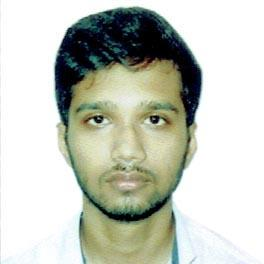
#> input picture me.jpg, 264 x 264 px
$ python untitled0.py   (older library calls are emulated)
#> lines starting #> are read from the running program, lines starting #| are printed output that depends on the picture
# -*- coding: utf-8 -*-
"""
Created on Tue Jul 10 18:15:40 2018

@author: Arpan
"""

from PIL import Image
import math
import heapq as hq
depth=1
dmax=2000


basewidth=640
im = Image.open("me.jpg")
#> im is the input picture: PIL image 264x264 RGB; mean R, G, B 196.7, 200.4, 189.6
wpercent = (basewidth/float(im.size[0]))
#> wpercent = 2.42
hsize = int((float(im.size[1])*float(wpercent)))
#> hsize = 640
im = im.resize((basewidth,hsize), Image.ANTIALIAS)
#> im: PIL image 640x640 RGB

val = im.convert('RGB')
valr=val.load()
def quad(x1,y1,x2,y2):
    xm= int((x1+x2)/2)
    ym= int((y1+y2)/2)

    return (x1,y1,xm,ym),(xm,y1,x2,ym),(x1,ym,xm,y2),(xm,ym,x2,y2)

def dis(x1,y1,x2,y2):
#> called with x1 = 0, y1 = 0, x2 = 640, y2 = 640
    if x1==x2 or y1==y2:
        return (0,x1,y1,x2,y2,0,0,0)
    lr=255
    lb=255
    lg=255
    hr=0
    hb=0
    hg=0
    r=0
    b=0
    g=0
    c=0
    var=0
    for i in range(x1,x2):
        for j in range(y1,y2):
            r0,g0,b0 = val.getpixel((i,j))

            r+=r0
            lr=min(r0,lr)
            hr=max(r0,hr)
            c+=1
            b+=b0
            lb=min(b0,lb)
            hb=max(b0,hb)

            g+=g0
            lg=min(g0,lg)
            hg=max(g0,hg)

            var=0-math.sqrt(((hr-lr)**2)+((hb-lb)**2)+((hg-lg)**2))/3
            if var >-20 or x2-x1<10 or y2-y1<10:
            	var=0
#> after the loop, b = 77642556; c = 409600; g = 82091592; r = 80584540
    return (var,x1,y1,x2,y2,r/c,g/c,b/c)


def chan(x1,y1,x2,y2,r,g,b):
    for i in range(x1,x2):
        for j in range(y1,y2):
            if i==x1 or i==x2 or j==y1 or j==y2:
                valr[i,j]=(0,0,0)
            else:
                valr[i,j]=(int(r),int(g),int(b))


def final():
    while len(re)!=0:
        var,x1,y1,x2,y2,r,g,b=hq.heappop(re)
        chan(x1,y1,x2,y2,r,g,b)

"""
var,x1,y1,x2,y2,r,g,b=dis(0,0,val.size[0],val.size[1])
print(var,x1,y1,x2,y2,r,g,b)
chan(x1,y1,x2,y2,r,g,b)
val.show()
"""
re=[]
re.append(dis(0,0,val.size[0],val.size[1]))

while depth<=dmax:
    var,x1,y1,x2,y2,r,g,b=hq.heappop(re)
    q1,q2,q3,q4=quad(x1,y1,x2,y2)
    h1 = dis(q1[0],q1[1],q1[2],q1[3])
    h2 = dis(q2[0],q2[1],q2[2],q2[3])
    h3 = dis(q3[0],q3[1],q3[2],q3[3])
    h4 = dis(q4[0],q4[1],q4[2],q4[3])
    #print(re)
    hq.heappush(re,h1)
    hq.heappush(re,h2)
    hq.heappush(re,h3)
    hq.heappush(re,h4)
    depth+=1
    if (re[0][0]>-10):
        break
#> this loop made 1577 passes
#> (x1, y1, x2, y2) on passes 1 to 3: (0, 0, 640, 640), (0, 0, 320, 320), (0, 160, 160, 320)


final()
val.show()
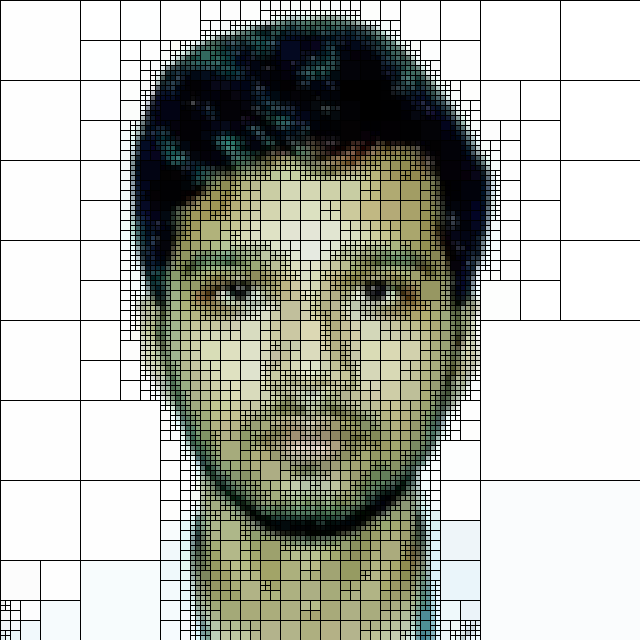
#> shown: PIL image 640x640 RGB; mean R, G, B 176.1, 178.7, 170.4
val.save('meresult.jpg')

$ run again, with base.png saved as me.jpg
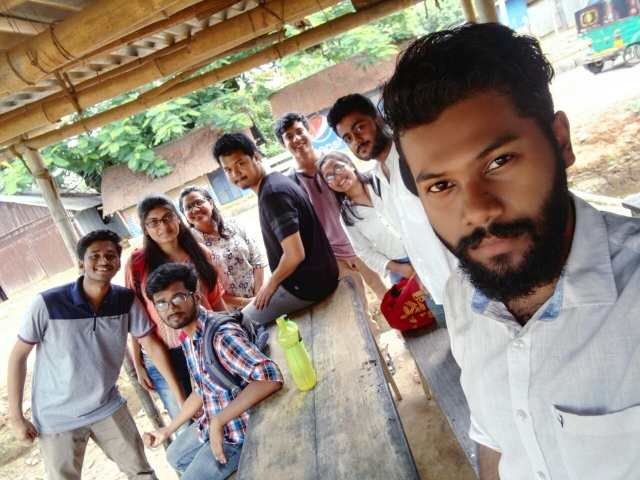
#> input picture base.png, 1280 x 960 px (shown at 1/2 size)
#> im is the input picture: PIL image 1280x960 RGB; mean R, G, B 151.7, 140.6, 128.5
#> `im = im.resize((basewidth,hsize), Image.ANTIALIAS)`:
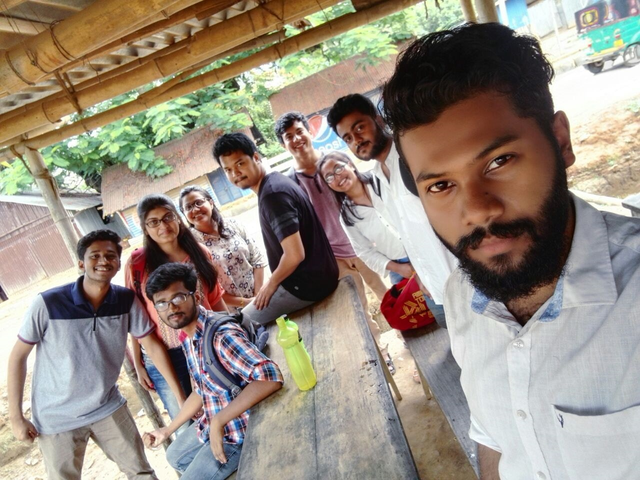
#> im: PIL image 640x480 RGB; mean R, G, B 151.7, 140.6, 128.5
#> after the loop in dis, `for i in range(x1,x2):`: b = 39487031; c = 307200; g = 43203743; r = 46591990
#> the loop `while depth<=dmax:` made 1257 passes
#> (x1, y1, x2, y2) on passes 1 to 3: (0, 0, 640, 480), (0, 240, 320, 480), (160, 360, 320, 480)
#> `val.show()`:
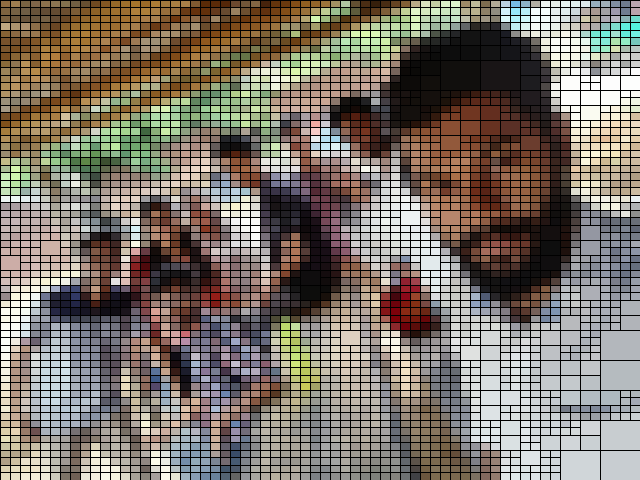
#> shown: PIL image 640x480 RGB; mean R, G, B 119.7, 111.1, 101.6
